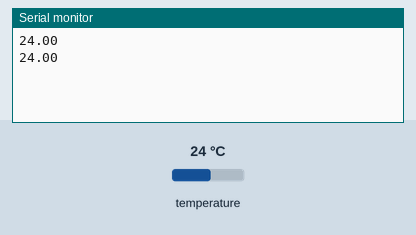
Recording of a sketch running on a simulated Arduino Uno, built with avr-gcc and run on an emulated ATmega328P. Parts: the last lines printed to the serial monitor. The inputs (shaded band) are chosen by the test bench; at power-on: temperature 24 °C.

Above: at 2.8 s.
2.9 s: temperature set to 12 °C
At 3.9 s:
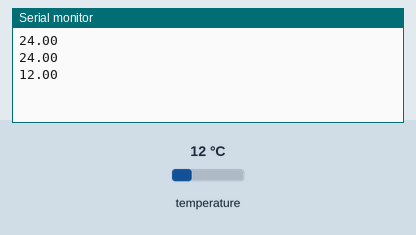
4.7 s: temperature set to 19 °C
At 4.7 s:
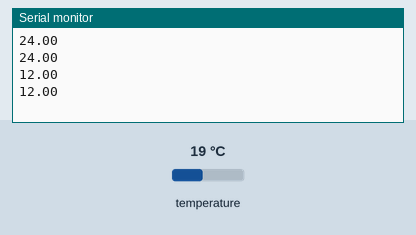
Timing chart, 0 to 7.7 s (numbered marks = the images above; inputs shaded):
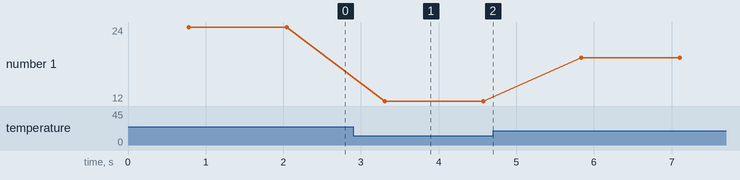

Measured:
- after the input at 2.9 s, the serial monitor: prints a new line after 0.41 s (image 1)
- plotted number 1: 24 → 12 after the input at 2.9 s, 12 → 19 after the input at 4.7 s

The sketch:

temperature_sensor_test.ino
```cpp
#include <DallasTemperature.h>
#include <OneWire.h>

// Data wire is plugged into pin 3 on the Arduino
#define ONE_WIRE_BUS 7

// Setup a oneWire instance to communicate with any OneWire devices
// (not just Maxim/Dallas temperature ICs)
OneWire oneWire(ONE_WIRE_BUS);

// Pass our oneWire reference to Dallas Temperature.
DallasTemperature sensors(&oneWire);

void setup(void)
{
   // Start up the library
  Serial.begin(9600);
  sensors.begin();
}


void loop(void)
{
    sensors.requestTemperatures(); // Send the command to get temperatures
    Serial.println(sensors.getTempCByIndex(0));
    delay(500);
}
```
